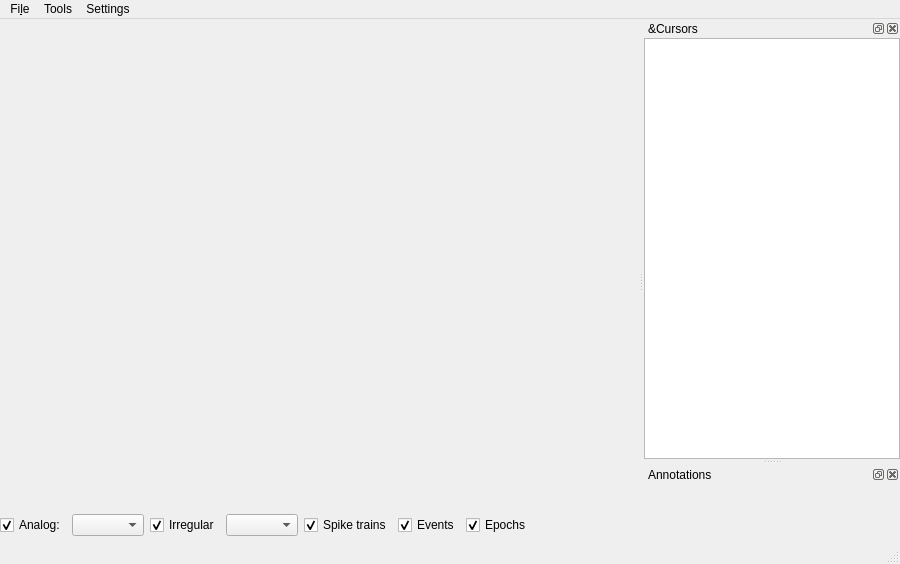
<?xml version="1.0" encoding="UTF-8"?>
<ui version="4.0">
 <class>SignalViewerWindow</class>
 <widget class="QMainWindow" name="SignalViewerWindow">
  <property name="geometry">
   <rect>
    <x>0</x>
    <y>0</y>
    <width>900</width>
    <height>564</height>
   </rect>
  </property>
  <property name="sizePolicy">
   <sizepolicy hsizetype="Expanding" vsizetype="Expanding">
    <horstretch>0</horstretch>
    <verstretch>0</verstretch>
   </sizepolicy>
  </property>
  <property name="windowTitle">
   <string>Signal Viewer</string>
  </property>
  <widget class="QWidget" name="centralwidget">
   <property name="sizePolicy">
    <sizepolicy hsizetype="Expanding" vsizetype="Expanding">
     <horstretch>0</horstretch>
     <verstretch>0</verstretch>
    </sizepolicy>
   </property>
   <layout class="QGridLayout" name="gridLayout">
    <property name="leftMargin">
     <number>0</number>
    </property>
    <property name="topMargin">
     <number>0</number>
    </property>
    <property name="rightMargin">
     <number>0</number>
    </property>
    <property name="bottomMargin">
     <number>0</number>
    </property>
    <item row="0" column="0">
     <widget class="QWidget" name="viewerWidgetContainer" native="true">
      <property name="sizePolicy">
       <sizepolicy hsizetype="Expanding" vsizetype="Expanding">
        <horstretch>10</horstretch>
        <verstretch>10</verstretch>
       </sizepolicy>
      </property>
     </widget>
    </item>
    <item row="1" column="0">
     <layout class="QHBoxLayout" name="horizontalLayout">
      <item>
       <widget class="QCheckBox" name="plotAnalogSignalsCheckBox">
        <property name="text">
         <string>Analog:</string>
        </property>
        <property name="checked">
         <bool>true</bool>
        </property>
       </widget>
      </item>
      <item>
       <widget class="QComboBox" name="analogSignalComboBox"/>
      </item>
      <item>
       <widget class="QCheckBox" name="plotIrregularSignalsCheckBox">
        <property name="text">
         <string>Irregular</string>
        </property>
        <property name="checked">
         <bool>true</bool>
        </property>
       </widget>
      </item>
      <item>
       <widget class="QComboBox" name="irregularSignalComboBox"/>
      </item>
      <item>
       <widget class="QCheckBox" name="plotSpikeTrainsCheckBox">
        <property name="text">
         <string>Spike trains</string>
        </property>
        <property name="checked">
         <bool>true</bool>
        </property>
       </widget>
      </item>
      <item>
       <widget class="QCheckBox" name="plotEventsCheckBox">
        <property name="text">
         <string>Events</string>
        </property>
        <property name="checked">
         <bool>true</bool>
        </property>
       </widget>
      </item>
      <item>
       <widget class="QCheckBox" name="plotEpochsCheckBox">
        <property name="text">
         <string>Epochs</string>
        </property>
        <property name="checked">
         <bool>true</bool>
        </property>
       </widget>
      </item>
      <item>
       <spacer name="horizontalSpacer">
        <property name="orientation">
         <enum>Qt::Horizontal</enum>
        </property>
        <property name="sizeHint" stdset="0">
         <size>
          <width>40</width>
          <height>20</height>
         </size>
        </property>
       </spacer>
      </item>
     </layout>
    </item>
    <item row="2" column="0">
     <widget class="SpinBoxSlider" name="_frames_spinBoxSlider_" native="true"/>
    </item>
   </layout>
  </widget>
  <widget class="QMenuBar" name="menubar">
   <property name="geometry">
    <rect>
     <x>0</x>
     <y>0</y>
     <width>900</width>
     <height>30</height>
    </rect>
   </property>
   <widget class="QMenu" name="menuFile">
    <property name="title">
     <string>Fi&amp;le</string>
    </property>
    <widget class="QMenu" name="menuExport">
     <property name="title">
      <string>&amp;Export</string>
     </property>
     <addaction name="actionSVG"/>
     <addaction name="actionTIFF"/>
     <addaction name="actionPNG"/>
     <addaction name="actionData_to_workspace"/>
    </widget>
    <addaction name="actionOpen"/>
    <addaction name="menuExport"/>
    <addaction name="actionClose"/>
    <addaction name="separator"/>
    <addaction name="actionRefresh"/>
   </widget>
   <widget class="QMenu" name="menuTools">
    <property name="title">
     <string>Tools</string>
    </property>
    <addaction name="actionDetect_Triggers"/>
   </widget>
   <widget class="QMenu" name="menuSettings">
    <property name="title">
     <string>Settings</string>
    </property>
    <addaction name="actionShow_Legends"/>
    <addaction name="actionIgnore_empty_spike_trains"/>
   </widget>
   <addaction name="menuFile"/>
   <addaction name="menuTools"/>
   <addaction name="menuSettings"/>
  </widget>
  <widget class="QStatusBar" name="statusbar"/>
  <widget class="QDockWidget" name="coordinatesDockWidget">
   <property name="windowTitle">
    <string>&amp;Cursors</string>
   </property>
   <attribute name="dockWidgetArea">
    <number>2</number>
   </attribute>
   <widget class="QWidget" name="dockWidgetContents">
    <layout class="QGridLayout" name="gridLayout_2">
     <property name="leftMargin">
      <number>0</number>
     </property>
     <property name="topMargin">
      <number>0</number>
     </property>
     <property name="rightMargin">
      <number>0</number>
     </property>
     <property name="bottomMargin">
      <number>0</number>
     </property>
     <property name="spacing">
      <number>0</number>
     </property>
     <item row="0" column="0">
      <widget class="QPlainTextEdit" name="coordinatesViewer">
       <property name="textInteractionFlags">
        <set>Qt::TextSelectableByKeyboard|Qt::TextSelectableByMouse</set>
       </property>
      </widget>
     </item>
    </layout>
   </widget>
  </widget>
  <widget class="QDockWidget" name="annotationsDockWidget">
   <property name="windowTitle">
    <string>Annotations</string>
   </property>
   <attribute name="dockWidgetArea">
    <number>2</number>
   </attribute>
   <widget class="QWidget" name="dockWidgetContents_2">
    <layout class="QGridLayout" name="gridLayout_3">
     <item row="0" column="0">
      <widget class="InteractiveTreeWidget" name="annotationsViewer" native="true"/>
     </item>
    </layout>
   </widget>
  </widget>
  <action name="actionClose">
   <property name="text">
    <string>&amp;Close</string>
   </property>
  </action>
  <action name="actionColorMap">
   <property name="text">
    <string>&amp;Color Map</string>
   </property>
  </action>
  <action name="actionImageScale">
   <property name="text">
    <string>&amp;Image Scale</string>
   </property>
  </action>
  <action name="actionImageGamma">
   <property name="text">
    <string>Image &amp;Gamma</string>
   </property>
  </action>
  <action name="actionOpen">
   <property name="text">
    <string>&amp;Open</string>
   </property>
  </action>
  <action name="actionCrosshair_Cursor">
   <property name="text">
    <string>Crosshair</string>
   </property>
  </action>
  <action name="actionVertical_Cursor">
   <property name="text">
    <string>Vertical</string>
   </property>
  </action>
  <action name="actionHorizontal_Cursor">
   <property name="text">
    <string>Horizontal</string>
   </property>
  </action>
  <action name="actionRemove_Cursor">
   <property name="text">
    <string>Remove Cursor...</string>
   </property>
  </action>
  <action name="actionSVG">
   <property name="text">
    <string>&amp;SVG</string>
   </property>
  </action>
  <action name="actionTIFF">
   <property name="text">
    <string>&amp;TIFF</string>
   </property>
  </action>
  <action name="actionPNG">
   <property name="text">
    <string>&amp;PNG</string>
   </property>
  </action>
  <action name="actionDetect_Triggers">
   <property name="text">
    <string>Detect Triggers</string>
   </property>
  </action>
  <action name="actionRefresh">
   <property name="text">
    <string>Refresh</string>
   </property>
  </action>
  <action name="actionData_to_workspace">
   <property name="text">
    <string>Data to workspace</string>
   </property>
  </action>
  <action name="actionShow_Legends">
   <property name="checkable">
    <bool>true</bool>
   </property>
   <property name="text">
    <string>Show Legends</string>
   </property>
  </action>
  <action name="actionIgnore_empty_spike_trains">
   <property name="checkable">
    <bool>true</bool>
   </property>
   <property name="text">
    <string>Ignore empty spike trains</string>
   </property>
  </action>
 </widget>
 <customwidgets>
  <customwidget>
   <class>SpinBoxSlider</class>
   <extends>QWidget</extends>
   <header location="global">gui.widgets.spinboxslider</header>
   <container>1</container>
  </customwidget>
  <customwidget>
   <class>InteractiveTreeWidget</class>
   <extends>QWidget</extends>
   <header location="global">gui.widgets.interactivetreewidget</header>
   <container>1</container>
  </customwidget>
 </customwidgets>
 <resources/>
 <connections>
  <connection>
   <sender>actionClose</sender>
   <signal>triggered()</signal>
   <receiver>SignalViewerWindow</receiver>
   <slot>close()</slot>
   <hints>
    <hint type="sourcelabel">
     <x>-1</x>
     <y>-1</y>
    </hint>
    <hint type="destinationlabel">
     <x>233</x>
     <y>176</y>
    </hint>
   </hints>
  </connection>
 </connections>
</ui>
